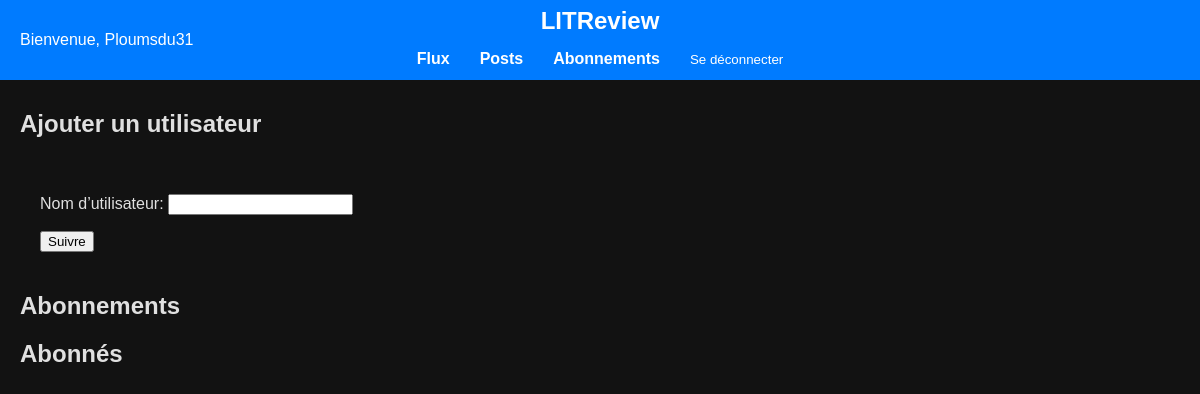
Page /users/follows/ (signed in) on the earlier database version.
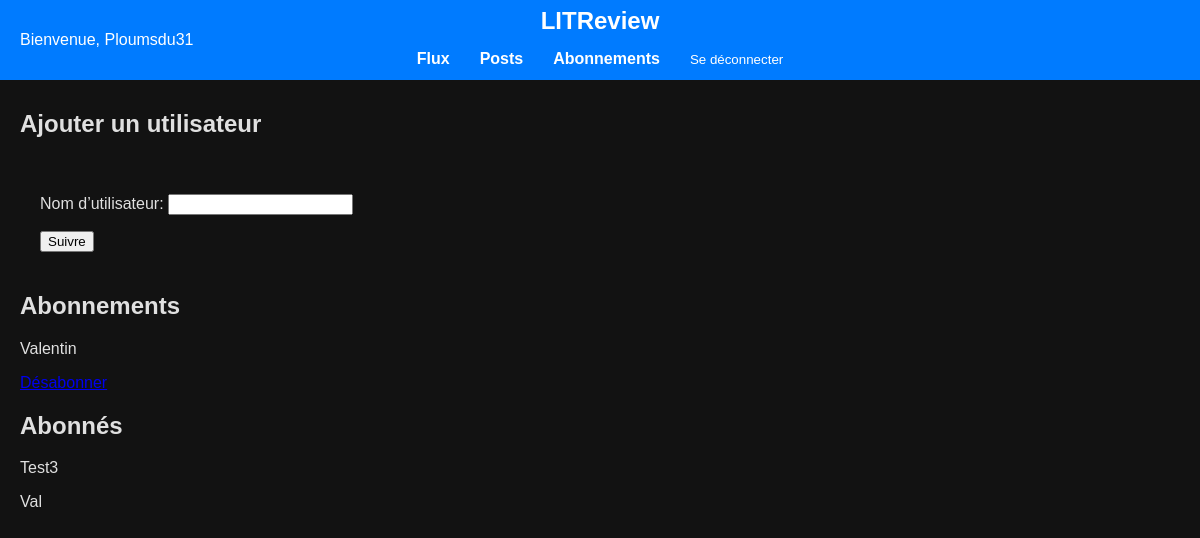
Same page on the later database version.
### applicationLITRevu/models.py (models this page shows)
class CustomUser(AbstractUser):
    pass

class UserFollows(models.Model):
    user = models.ForeignKey(settings.AUTH_USER_MODEL, on_delete=models.CASCADE, related_name='following')
    followed_user = models.ForeignKey(settings.AUTH_USER_MODEL, on_delete=models.CASCADE, related_name='followed_by')

### applicationLITRevu/views.py (the view, shortened to what this page needs)
# urls.py: path('users/follows/', user_follows, name='user_follows'),
@login_required
def user_follows(request):
    follows = UserFollows.objects.filter(user=request.user)
    followers = UserFollows.objects.filter(followed_user=request.user)
    form = UserFollowForm()
    return render(request, 'user_follows.html', {
        'follows': follows,
        'followers': followers,
        'form': form
    })

### applicationLITRevu/forms.py (shortened to what this page needs)
class UserFollowForm(forms.Form):
    username = forms.CharField(label='Nom d’utilisateur', max_length=30)

### templates/user_follows.html (shortened to what this page needs)
{% extends 'base.html' %}
{% block content %}
<div class="feed-container">
     <div class="ticket-form-container">
        <h2>Ajouter un utilisateur</h2>
            <form method="post" action="{% url 'user_follows' %}" class="ticket-form">
                {{ form.as_p }}
                <button type="submit">Suivre</button>
            </form>
    </div>
    <div class="follow-section">
        <h2>Abonnements</h2>
        {% for follow in follows %}
            <div class="ticket">
                <p>{{ follow.followed_user.username }}</p>
                <a href="{% url 'unfollow_user' follow.followed_user.id %}" class="btn">Désabonner</a>
            </div>
        {% endfor %}
    </div>
    <div class="follow-section">
        <h2>Abonnés</h2>
        {% for follower in followers %}
            <div class="ticket">
                <p>{{ follower.user.username }}</p>
            </div>
        {% endfor %}
    </div>
</div>
{% endblock %}

### templates/base.html (shortened to what this page needs)
<!DOCTYPE html>
<html lang="fr">
<head>
</head>
<body>
    <header>
        <div class="top-bar">
            <div class="welcome-message">
                {% if user.is_authenticated %}
                    Bienvenue, {{ user.username }}
                {% else %}
                    Bienvenue, visiteur !
                {% endif %}
            </div>
            <h1>LITReview</h1>
            {% block navigation %}
            <nav>
                <ul>
                    <li><a href="{% url 'feed' %}" aria-label="Flux">Flux</a></li>
                    <li><a href="{% url 'posts' %}" aria-label="Ajouter un post">Posts</a></li>
                    <li><a href="{% url 'user_follows' %}" aria-label="Voir les abonnements">Abonnements</a></li>
                    <li>
                        <form action="{% url 'logout' %}" method="post" style="margin: 0;">
                            <button type="submit" style="background: none; border: none; padding: 0; color: white; cursor: pointer;">Se déconnecter</button>
                        </form>
                    </li>
                </ul>
            </nav>
            {% endblock %}
        </div>
    </header>
    {% block content %}{% endblock %}
</body>
</html>

### templates/base.html (style rules this page uses)
body { margin: 0; background-color: #121212; color: #E0E0E0; font-family: Arial, sans-serif; padding-top: 70px; }
.top-bar { background-color: #007BFF; color: white; display: flex; justify-content: center; align-items: center; padding: 10px 20px; position: fixed; top: 0; left: 0; right: 0; z-index: 10; height: 60px; }
.welcome-message { position: absolute; left: 20px; }
.top-bar h1 { margin: 0; font-size: 24px; }
nav { position: absolute; right: 20px; }
nav ul { list-style: none; padding: 0; margin: 0; display: flex; gap: 20px; }
nav a { color: white; text-decoration: none; font-weight: bold; }
nav li { padding: 5px 10px; }
.feed-container, .ticket-form { max-width: 1200px; margin: auto; padding: 20px; }
@media (max-width: 1200px) { .top-bar { flex-direction: column; align-items: center; } }
@media (max-width: 1200px) { nav { position: static; width: 100%; display: flex; justify-content: center; padding-top: 10px; } }
@media (max-width: 1200px) { nav ul { flex-direction: row; justify-content: center; gap: 10px; } }
@media (max-width: 1200px) { nav li { padding: 5px 10px; } }

Differences in the rows shown:
added UserFollows: followed_user.username "Valentin", shown under "Abonnements"
added UserFollows: user.username "Test3", shown under "Abonnés"
added UserFollows: user.username "Val", shown under "Abonnés"
